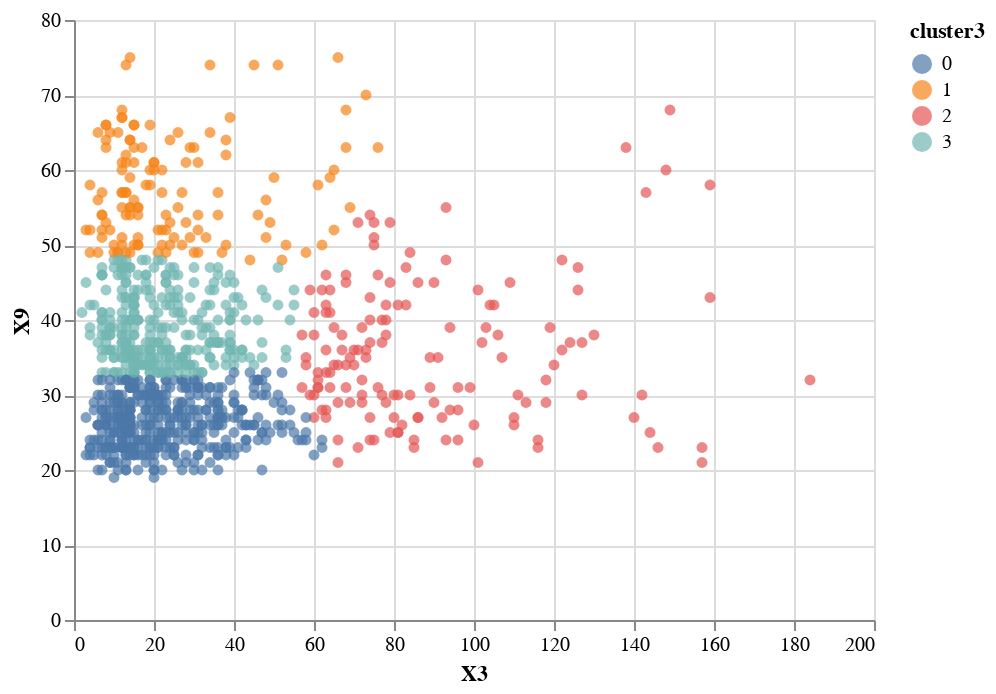

The notebook cell this image was saved under:
### Code cell
model3 = KMeans(random_state=1, n_clusters=4, init='k-means++', n_init=50, max_iter=1000)
model3.fit(X)
df['cluster3'] = model3.predict(X)

scatter_plot = alt.Chart(df).mark_circle()
scatter_plot.encode(
    x='X3', 
    y='X9',
    color='cluster3:N',
    tooltip=['cluster3', 'X3', 'X9']
).interactive()

### Figure 1 — Vega-Lite specification as saved in the notebook (floating-point values rounded to 4 significant figures; data arrays with more than 128 entries replaced by an {"elided": "..."} marker saying what was removed)
{"config": {"view": {"continuousWidth": 400, "continuousHeight": 300}}, "data": {"name": "data-8486fa5386095e34a4b3ec10d83fa61f"}, "mark": "circle", "encoding": {"color": {"type": "nominal", "field": "cluster3"}, "tooltip": [{"type": "quantitative", "field": "cluster3"}, {"type": "quantitative", "field": "X3"}, {"type": "quantitative", "field": "X9"}], "x": {"type": "quantitative", "field": "X3"}, "y": {"type": "quantitative", "field": "X9"}}, "selection": {"selector006": {"type": "interval", "bind": "scales", "encodings": ["x", "y"]}}, "$schema": "https://vega.github.io/schema/vega-lite/v4.8.1.json", "datasets": {"data-8486fa5386095e34a4b3ec10d83fa61f": {"elided": "1000 records"}}}
